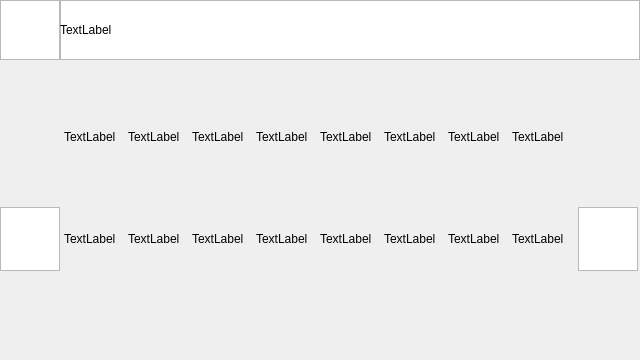
<?xml version="1.0" encoding="UTF-8"?>
<ui version="4.0">
 <class>CaridSettingWindow</class>
 <widget class="QDialog" name="CaridSettingWindow">
  <property name="enabled">
   <bool>true</bool>
  </property>
  <property name="geometry">
   <rect>
    <x>320</x>
    <y>180</y>
    <width>640</width>
    <height>360</height>
   </rect>
  </property>
  <property name="windowTitle">
   <string>Dialog</string>
  </property>
  <widget class="QGraphicsView" name="confirm_button">
   <property name="geometry">
    <rect>
     <x>0</x>
     <y>0</y>
     <width>60</width>
     <height>60</height>
    </rect>
   </property>
  </widget>
  <widget class="QGraphicsView" name="title_bg">
   <property name="geometry">
    <rect>
     <x>60</x>
     <y>0</y>
     <width>580</width>
     <height>60</height>
    </rect>
   </property>
  </widget>
  <widget class="QLabel" name="title">
   <property name="geometry">
    <rect>
     <x>60</x>
     <y>0</y>
     <width>580</width>
     <height>60</height>
    </rect>
   </property>
   <property name="text">
    <string>TextLabel</string>
   </property>
  </widget>
  <!-- 车牌(字符串) -->
  <widget class="QLabel" name="text0">
   <property name="geometry">
    <rect>
     <x>64</x>
     <y>105</y>
     <width>64</width>
     <height>64</height>
    </rect>
   </property>
   <property name="text">
    <string>TextLabel</string>
   </property>
  </widget>
  <widget class="QLabel" name="text1">
   <property name="geometry">
    <rect>
     <x>128</x>
     <y>105</y>
     <width>64</width>
     <height>64</height>
    </rect>
   </property>
   <property name="text">
    <string>TextLabel</string>
   </property>
  </widget>
   <widget class="QLabel" name="text2">
   <property name="geometry">
    <rect>
     <x>192</x>
     <y>105</y>
     <width>64</width>
     <height>64</height>
    </rect>
   </property>
   <property name="text">
    <string>TextLabel</string>
   </property>
  </widget>
   <widget class="QLabel" name="text3">
   <property name="geometry">
    <rect>
     <x>256</x>
     <y>105</y>
     <width>64</width>
     <height>64</height>
    </rect>
   </property>
   <property name="text">
    <string>TextLabel</string>
   </property>
  </widget>
   <widget class="QLabel" name="text4">
   <property name="geometry">
    <rect>
     <x>320</x>
     <y>105</y>
     <width>64</width>
     <height>64</height>
    </rect>
   </property>
   <property name="text">
    <string>TextLabel</string>
   </property>
  </widget>
   <widget class="QLabel" name="text5">
   <property name="geometry">
    <rect>
     <x>384</x>
     <y>105</y>
     <width>64</width>
     <height>64</height>
    </rect>
   </property>
   <property name="text">
    <string>TextLabel</string>
   </property>
  </widget>
   <widget class="QLabel" name="text6">
   <property name="geometry">
    <rect>
     <x>448</x>
     <y>105</y>
     <width>64</width>
     <height>64</height>
    </rect>
   </property>
   <property name="text">
    <string>TextLabel</string>
   </property>
  </widget>
   <widget class="QLabel" name="text7">
   <property name="geometry">
    <rect>
     <x>512</x>
     <y>105</y>
     <width>64</width>
     <height>64</height>
    </rect>
   </property>
   <property name="text">
    <string>TextLabel</string>
   </property>
  </widget>
  <!-- 候选字符(左按钮) -->
  <widget class="QGraphicsView" name="left_button">
   <property name="geometry">
    <rect>
     <x>0</x>
     <y>207</y>
     <width>60</width>
     <height>64</height>
    </rect>
   </property>
  </widget>
  <!-- 候选字符(字符串) -->
  <widget class="QLabel" name="htext0">
   <property name="geometry">
    <rect>
     <x>64</x>
     <y>207</y>
     <width>64</width>
     <height>64</height>
    </rect>
   </property>
   <property name="text">
    <string>TextLabel</string>
   </property>
  </widget>
  <widget class="QLabel" name="htext1">
   <property name="geometry">
    <rect>
     <x>128</x>
     <y>207</y>
     <width>64</width>
     <height>64</height>
    </rect>
   </property>
   <property name="text">
    <string>TextLabel</string>
   </property>
  </widget>
   <widget class="QLabel" name="htext2">
   <property name="geometry">
    <rect>
     <x>192</x>
     <y>207</y>
     <width>64</width>
     <height>64</height>
    </rect>
   </property>
   <property name="text">
    <string>TextLabel</string>
   </property>
  </widget>
   <widget class="QLabel" name="htext3">
   <property name="geometry">
    <rect>
     <x>256</x>
     <y>207</y>
     <width>64</width>
     <height>64</height>
    </rect>
   </property>
   <property name="text">
    <string>TextLabel</string>
   </property>
  </widget>
   <widget class="QLabel" name="htext4">
   <property name="geometry">
    <rect>
     <x>320</x>
     <y>207</y>
     <width>64</width>
     <height>64</height>
    </rect>
   </property>
   <property name="text">
    <string>TextLabel</string>
   </property>
  </widget>
   <widget class="QLabel" name="htext5">
   <property name="geometry">
    <rect>
     <x>384</x>
     <y>207</y>
     <width>64</width>
     <height>64</height>
    </rect>
   </property>
   <property name="text">
    <string>TextLabel</string>
   </property>
  </widget>
   <widget class="QLabel" name="htext6">
   <property name="geometry">
    <rect>
     <x>448</x>
     <y>207</y>
     <width>64</width>
     <height>64</height>
    </rect>
   </property>
   <property name="text">
    <string>TextLabel</string>
   </property>
  </widget>
   <widget class="QLabel" name="htext7">
   <property name="geometry">
    <rect>
     <x>512</x>
     <y>207</y>
     <width>64</width>
     <height>64</height>
    </rect>
   </property>
   <property name="text">
    <string>TextLabel</string>
   </property>
  </widget>
  <widget class="QGraphicsView" name="right_button">
   <property name="geometry">
    <rect>
     <x>578</x>
     <y>207</y>
     <width>60</width>
     <height>64</height>
    </rect>
   </property>
  </widget>
 </widget>
 <resources/>
 <connections/>
</ui>
